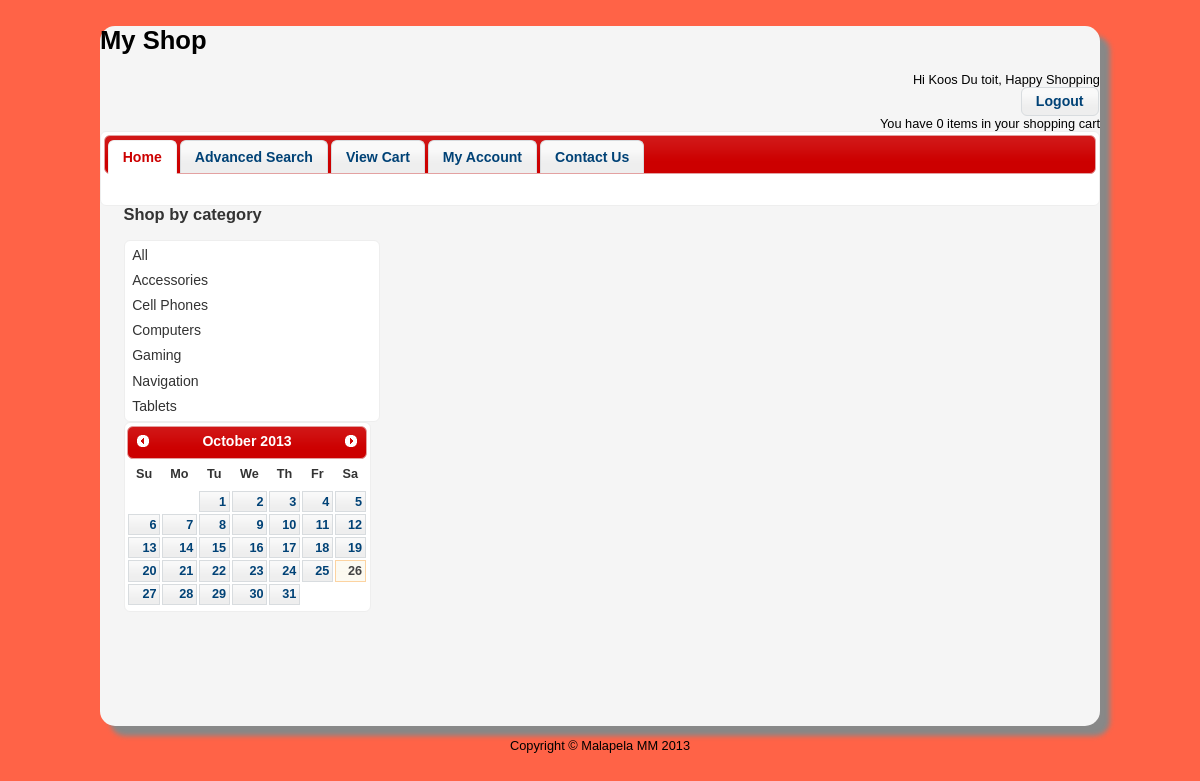
Page /SCartClient/index.php?category=Accessories (signed in) on the committed database.
### tables this page shows
CREATE TABLE IF NOT EXISTS `users` (
  `id` int(11) NOT NULL AUTO_INCREMENT,
  `password` varchar(20) NOT NULL,
  `Surname` varchar(20) NOT NULL,
  `Firstname` varchar(20) NOT NULL,
  `Email` varchar(20) NOT NULL,
  `Phone` varchar(10) NOT NULL,
  PRIMARY KEY (`id`)
);

CREATE TABLE IF NOT EXISTS `categories` (
  `id` int(11) NOT NULL AUTO_INCREMENT,
  `category` varchar(20) NOT NULL,
  PRIMARY KEY (`id`),
  UNIQUE KEY `category` (`category`)
);

### SCartClient/Shop.php (called while the page is built, shortened)
<?php
class Shop {
    public static function getCategories(){
    $sql = "SELECT * FROM categories";
    $result = mysql_query($sql);
    return $result;
    }
    public static function getUserInfo($userId){
        $sql = "SELECT * FROM users WHERE id = '$userId'";
        $result = mysql_query($sql);
        $record = mysql_fetch_array($result);
        return $record;
    }
}
?>

### SCartClient/login.php (shortened to what this page needs)
<?php
function displayUserInfo(){
    $record = Shop::getUserInfo($_SESSION['userId']);
    echo 'Hi ' . $record['Firstname'] . ' ' . $record['Surname'] . ', Happy Shopping';
    echo '<form method="POST"><button name="btnLogout" id="btnLogout">Logout</button></form>';
}
function displayCartStatus(){
    echo 'You have ' . count($_SESSION['cart']) . ' items in your shopping cart';
}
if(isset($_SESSION['userId'])){
    displayUserInfo();
    displayCartStatus();
}
else
{
    displayGuestLogin();
    displayCartStatus();
}
?>

### SCartClient/products.php (shortened to what this page needs)
<div id="categories">
    <h3 class="demoHeaders">Shop by category</h3>
    <ul id="categorymenu">
        <li><a href="?category=All">All</a></li>
    <?php
    $result = Shop::getCategories();
    while($record = mysql_fetch_array($result))
    {
        echo '<li><a href="?category=' . $record['category'] . '">' . $record['category'] . '</a></li>';
    }
    ?>
    </ul>
    <div id="datepicker"></div>
</div>

### SCartClient/css/customstyle.css (style rules this page uses)
body { font: 80% "Tahoma", sans-serif; background-color: tomato; margin-top: 10px; margin-left: 50px; margin-right: 50px; }
#categories { width: 250px; float: left; }
.ui-menu { width: 250px; }
.demoHeaders { margin-top: 1em; }

### rows in the picture
users: Firstname "Koos", Surname "Du toit"
categories: category "Accessories"
categories: category "Cell Phones"
categories: category "Computers"
categories: category "Gaming"
categories: category "Navigation"
categories: category "Tablets"

### other values in the picture
count($_SESSION['cart']) "0"
